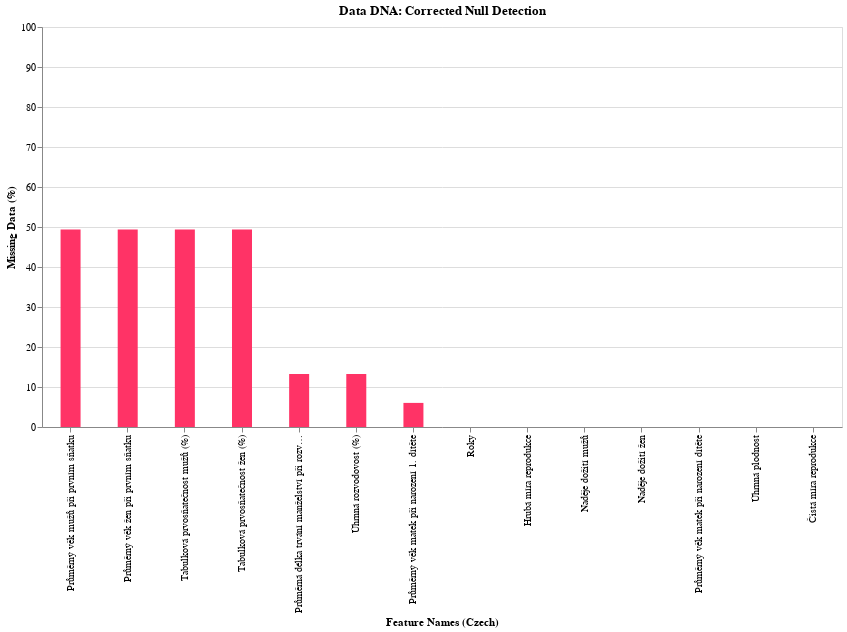

Notebook source saved alongside this figure:
### Code cell
import pandas as pd
import numpy as np
import altair as alt

class DataIntake:
    """
    Ultimate ML Pipeline: Section 1.3 - The Nuclear Intake
    Forces data types and uncovers hidden 'String' nulls.
    """
    def __init__(self, df):
        self.df = df.copy()
        self.report = {}

    def _force_discovery(self):
        """
        Attempts to convert every column to numeric. 
        If a cell contains 'Missing value' or text, it becomes np.nan.
        """
        for col in self.df.columns:
            # Skip columns that are clearly intended to be categorical/text
            if self.df[col].dtype == 'object' or self.df[col].dtype == 'string':
                # Attempt conversion; text that can't be a number becomes NaN
                converted = pd.to_numeric(self.df[col], errors='coerce')
                
                # Only update the column if it successfully found numbers
                # (This prevents turning a 'City' name column into all NaNs)
                if converted.notnull().sum() > 0:
                    self.df[col] = converted

    def profile_data(self):
        # 1. Run the discovery first
        self._force_discovery()
        
        # 2. Count actual NaNs now that they are coerced
        null_counts = self.df.isnull().sum().reset_index()
        null_counts.columns = ['column', 'missing_count']
        null_counts['missing_pct'] = (null_counts['missing_count'] / len(self.df)) * 100
        
        # 3. Dynamic Type Tagging
        types = []
        for col in self.df.columns:
            if pd.api.types.is_numeric_dtype(self.df[col]):
                types.append("Continuous Numerical")
            else:
                types.append("Categorical/Text")
        
        null_counts['semantic_type'] = types
        self.report = null_counts
        return self.report

    def plot_dna(self):
        # We add a small baseline (0.5) so you can see a tiny bar 
        # even if the data is 0% missing, ensuring the X-axis labels appear.
        chart = alt.Chart(self.report).mark_bar(size=20).encode(
            x=alt.X('column:N', sort='-y', title="Feature Names (Czech)"),
            y=alt.Y('missing_pct:Q', title="Missing Data (%)", scale=alt.Scale(domain=[0, 100])),
            color=alt.condition(
                alt.datum.missing_pct > 0,
                alt.value('#FF3366'),  # Neon Pink for missing
                alt.value('#00CC96')   # Green for clean
            ),
            tooltip=['column', 'missing_pct']
        ).properties(width=800, height=400, title="Data DNA: Corrected Null Detection")
        
        return chart


# --- Usage Example --- 
intake = DataIntake(df)
profile = intake.profile_data()
print(profile)
intake.plot_dna().display()

### Figure 1 — Vega-Lite specification as saved in the notebook (floating-point values rounded to 4 significant figures)
{"config": {"view": {"continuousWidth": 300, "continuousHeight": 300}}, "data": {"name": "data-a969b950b0f86771c71a736316853c2a"}, "mark": {"type": "bar", "size": 20}, "encoding": {"color": {"condition": {"test": "(datum.missing_pct > 0)", "value": "#FF3366"}, "value": "#00CC96"}, "tooltip": [{"field": "column", "type": "nominal"}, {"field": "missing_pct", "type": "quantitative"}], "x": {"field": "column", "sort": "-y", "title": "Feature Names (Czech)", "type": "nominal"}, "y": {"field": "missing_pct", "scale": {"domain": [0, 100]}, "title": "Missing Data (%)", "type": "quantitative"}}, "height": 400, "title": "Data DNA: Corrected Null Detection", "width": 800, "$schema": "https://vega.github.io/schema/vega-lite/v6.1.0.json", "datasets": {"data-a969b950b0f86771c71a736316853c2a": [{"column": "Roky", "missing_count": 0, "missing_pct": 0.0, "semantic_type": "Continuous Numerical"}, {"column": "Hrubá míra reprodukce", "missing_count": 0, "missing_pct": 0.0, "semantic_type": "Continuous Numerical"}, {"column": "Naděje dožití mužů", "missing_count": 0, "missing_pct": 0.0, "semantic_type": "Continuous Numerical"}, {"column": "Naděje dožití žen", "missing_count": 0, "missing_pct": 0.0, "semantic_type": "Continuous Numerical"}, {"column": "Průměrná délka trvání manželství při rozvodu", "missing_count": 11, "missing_pct": 13.25, "semantic_type": "Continuous Numerical"}, {"column": "Průměrný věk matek při narození 1. dítěte", "missing_count": 5, "missing_pct": 6.024, "semantic_type": "Continuous Numerical"}, {"column": "Průměrný věk matek při narození dítěte", "missing_count": 0, "missing_pct": 0.0, "semantic_type": "Continuous Numerical"}, {"column": "Průměrný věk mužů při prvním sňatku", "missing_count": 41, "missing_pct": 49.4, "semantic_type": "Continuous Numerical"}, {"column": "Průměrný věk žen při prvním sňatku", "missing_count": 41, "missing_pct": 49.4, "semantic_type": "Continuous Numerical"}, {"column": "Tabulková prvosňatečnost mužů (%)", "missing_count": 41, "missing_pct": 49.4, "semantic_type": "Continuous Numerical"}, {"column": "Tabulková prvosňatečnost žen (%)", "missing_count": 41, "missing_pct": 49.4, "semantic_type": "Continuous Numerical"}, {"column": "Úhrnná plodnost", "missing_count": 0, "missing_pct": 0.0, "semantic_type": "Continuous Numerical"}, {"column": "Úhrnná rozvodovost (%)", "missing_count": 11, "missing_pct": 13.25, "semantic_type": "Continuous Numerical"}, {"column": "Čistá míra reprodukce", "missing_count": 0, "missing_pct": 0.0, "semantic_type": "Continuous Numerical"}]}}
